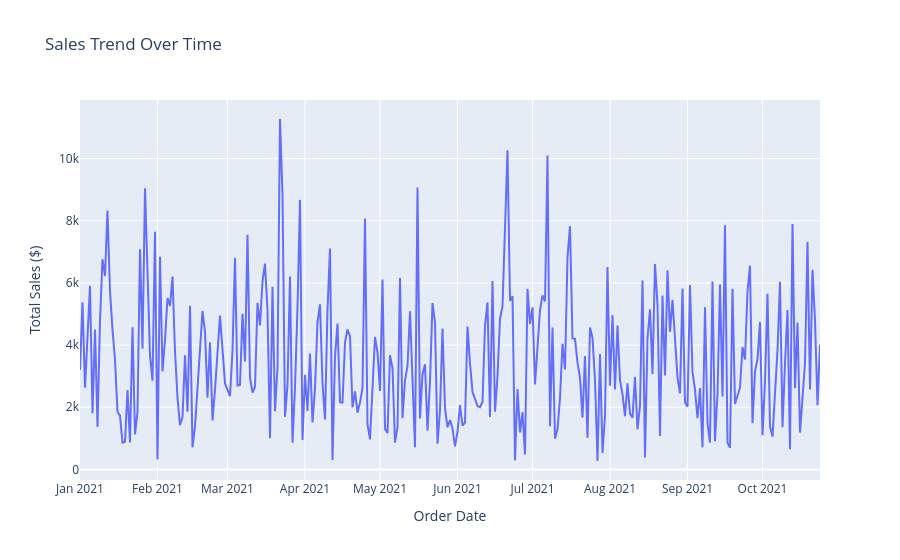

Notebook code cell kept with this figure:
### Code cell
px.line(plot_df, x = 'order_date', y = 'total_price', title = 'Sales Trend Over Time', labels={'total_price': 'Total Sales ($)', 'order_date': 'Order Date'}).show()

### Figure 1 — Plotly figure (JSON) as saved in the notebook; plotly's stock layout.template omitted (floating-point values rounded to 4 significant figures; data arrays with more than 128 entries replaced by an {"elided": "..."} marker saying what was removed)
{"data": [{"hovertemplate": "Order Date=%{x}<br>Total Sales ($)=%{y}<extra></extra>", "legendgroup": "", "line": {"color": "#636efa", "dash": "solid"}, "marker": {"symbol": "circle"}, "mode": "lines", "name": "", "orientation": "v", "showlegend": false, "type": "scatter", "x": {"elided": "291 str values"}, "xaxis": "x", "y": {"elided": "291 float values"}, "yaxis": "y"}], "layout": {"legend": {"tracegroupgap": 0}, "title": {"text": "Sales Trend Over Time"}, "xaxis": {"anchor": "y", "domain": [0, 1], "title": {"text": "Order Date"}}, "yaxis": {"anchor": "x", "domain": [0, 1], "title": {"text": "Total Sales ($)"}}}}
